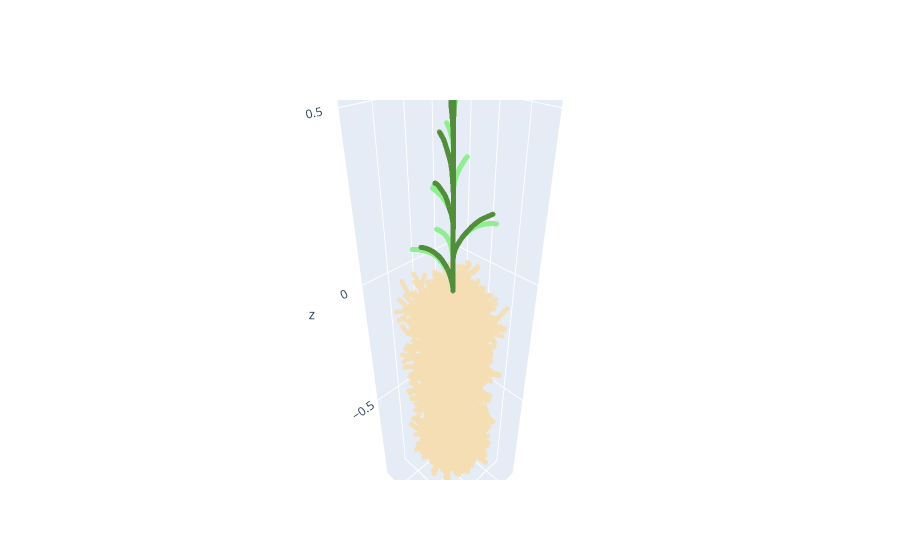

Write notebook code for a chart like this one.
### Markdown cell above
## 3. Visualize the plant 
There are many ways to visualize the plant, we can use R, Python matplotlab, matlab, plotly, Paraview, VTK.... 
In a jupyternotebook, we can use ploltly or vtk+matplotlab.
### 3.1 Visualization through plot.ly
The next block is a interactive visualization by using plotly (fit plants has less than 10000 segments, for larger plants we recommend paraview or VTK)

### Code cell
# first we create a Heliantus plant
name = "Heliantus_Pagès_2013" # parameter name
# here are some optional parameters to be tested
# name = "PMA2018" # Simulate a small plant with 3 leaves and two lateral root, you can comment the heliantus line and uncomment this line to see what happend.
time = 70 # how many days the plant need to grow, make it smaller, for example 15 to see if the plant becomes smaller

plant1 = CPlantBox(name, time, name) # make a plant object in python
# Visualization
def visual_plant_sub(plant1,name='plant'):
    nodes_cor = python_nodes(plant1) # use the object name created previously to get its coordinates
    fig= go.Scatter3d(
        x=nodes_cor.T[3],
        y=nodes_cor.T[4],
        z=nodes_cor.T[5],
        mode='markers',
        marker=dict(
            size=3,
            color=nodes_cor.T[1],                # nodes_cor.T[1] is organ type, nodes_cor.T[2] is the connection number of a node 
            colorscale=[[0, "wheat"], #color of the root, change it to "yellow" to see the difference
                    [0.5, "darkgreen"],
                    [1.0, "lightgreen"],],  opacity=0.8
        ), name =name
    )

    return fig
   

def visual_plant(plant1):
    subfig = visual_plant_sub(plant1)
    fig = make_subplots(
    rows=1, cols=1,
    specs=[[{'type': 'surface'}]])
    fig.add_trace(subfig) 
    fig.update_layout(scene_aspectmode='data',)
    return fig

fig = visual_plant(plant1)
fig.show()

### Figure 1 — Plotly figure (JSON) as saved in the notebook; plotly's stock layout.template omitted (floating-point values rounded to 4 significant figures; data arrays with more than 128 entries replaced by an {"elided": "..."} marker saying what was removed)
{"data": [{"marker": {"color": {"elided": "18152 int values"}, "colorscale": [[0, "wheat"], [0.5, "darkgreen"], [1, "lightgreen"]], "opacity": 0.8, "size": 3}, "mode": "markers", "name": "plant", "type": "scatter3d", "x": {"elided": "18152 float values"}, "y": {"elided": "18152 float values"}, "z": {"elided": "18152 float values"}}], "layout": {"autosize": true, "scene": {"aspectmode": "data", "aspectratio": {"x": 0.5817, "y": 0.5829, "z": 2.949}, "domain": {"x": [0, 1], "y": [0, 1]}}}}
